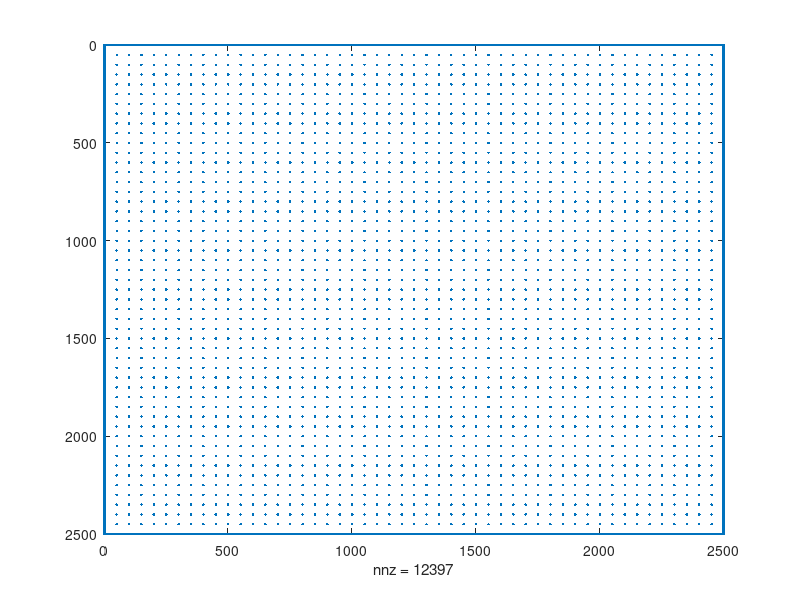

Here is the MATLAB script that generated this plot:
%%%%%%%%%%%% Harmonic Wave Equation in 2D FD and Modes %%%%%%%%%%%%
% By David and Patrobas
% Febuary 6th, 2019
global C;
C.q_0 = 1.60217653e-19;             % electron charge
C.hb = 1.054571596e-34;             % Dirac constant
C.h = C.hb * 2 * pi;                    % Planck constant
C.m_0 = 9.10938215e-31;             % electron mass
C.kb = 1.3806504e-23;               % Boltzmann constant
C.eps_0 = 8.854187817e-12;          % vacuum permittivity
C.mu_0 = 1.2566370614e-6;           % vacuum permeability
C.c = 299792458; % speed of light

nx = 50;
ny = 50;

dx = 1;
dy = 1;
G = sparse(nx*ny, ny*nx);
alpha = (C.hb^2) / (2 * C.m_0);
for i=1:nx
    for j=1:ny
%        n = j + (1 - 1) * ny;
       G((i-1)*nx+1,(j-1)*nx+1) = -2 / dx^2 + -2 / dy^2;
%        if (j+(i-1-1)*ny > 1)
%            G(i,j+(i-1-1)*ny) = 1 / dx^2;
%        end
%        if (j+(i-1+1)*ny > 1)
%            G(i,j+(i-1+1)*ny) = 1 / dx^2;
%        end
%        if (j-1+(i-1)*ny > 1)
%            G(i,j-1+(i-1)*ny) = 1 / dy^2;
%        end
%        if (j+1+(i-1)*ny > 1)
%            G(i,j+1+(i-1)*ny) = 1 / dy^2;
%        end
    end
end
G(1,:) = 1/dy^2;
G(nx*ny,:) = 1/dy^2;
G(:,1) = 1/dx^2;
G(:,nx*ny) = 1/dx^2;

% [E,D] = eigs(G,9,'SM');
spy(G);
% surf(E);
